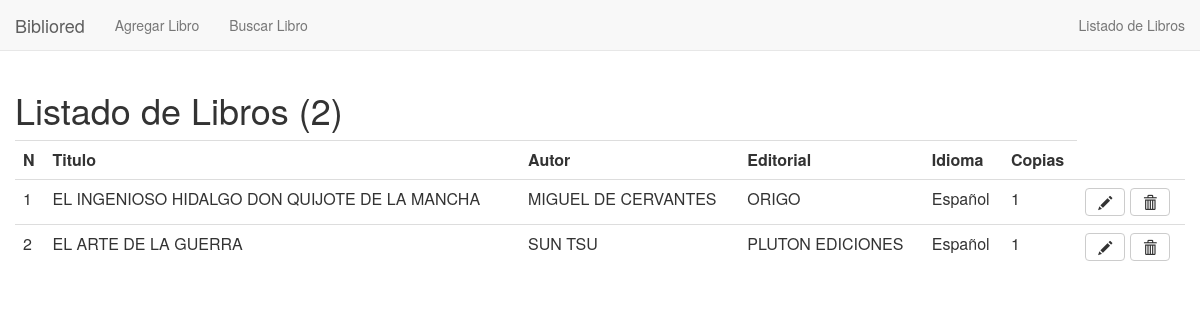
/mostrar_libros.php, run on the app's committed database.
### tables this page shows
CREATE TABLE `libros` (
  `id` int(11) NOT NULL,
  `titulo` varchar(100) NOT NULL,
  `autor` varchar(100) NOT NULL,
  `editorial` varchar(100) NOT NULL,
  `idioma` varchar(10) NOT NULL,
  `copias` int(4) NOT NULL
);

### Conexion.php (called while the page is built, shortened)
<?php
class Conexion {
   private $_user = "root";
   private $_pass = "";
   private $_nombreBase = "entrega2";
   private $_direccion = "localhost";
   private $_conex;
   public function __construct() {
      $this->_conex = @new mysqli($this->_direccion, $this->_user, $this->_pass, $this->_nombreBase);
      $this->_conex->query("set names 'utf8'");
   }
   public function query($sql) {
      return $this->datosColeccion($this->_conex->query($sql));
   }
   public function datosColeccion($data) {
      $datos = array();
      while ($fila = mysqli_fetch_assoc($data)) {
         array_push($datos, $fila);
      }
      return $datos;
   }
}
?>

### mostrar_libros.php (the view, shortened to what this page needs)
<?php
    include 'Conexion.php';
    $conex = new Conexion();
    $sql = "SELECT id, titulo, autor, editorial, idioma, copias FROM libros;";
    $datos = $conex->query($sql);
?>
<html>
    <head>
        <link href="css/bootstrap.min.css" rel="stylesheet">
    </head>
    <body>
        <div class="container">
            <div class="row">
                <h1>Listado de Libros (<?= count($datos)?>)</h1>
            </div>
            <?php if(count($datos)>0): ?>
            <div class="row">
                <table class="table">
                    <tr>
                        <th>N</th>
                        <th>Titulo</th>
                        <th>Autor</th>
                        <th>Editorial</th>
                        <th>Idioma</th>
                        <th>Copias</th>
                    </tr>
                    <?php $cont=1; foreach ($datos as $libro): ?>
                    <tr>
                        <td><?=$cont++?></td>
                        <td><?=$libro["titulo"]?></td>
                        <td><?=$libro["autor"]?></td>
                        <td><?=$libro["editorial"]?></td>
                        <td><?=$libro["idioma"]?></td>
                        <td><?=$libro["copias"]?></td>
                        <td><button type="submit" class="btn btn-default" aria-label="Editar">
                                <span class="glyphicon glyphicon-pencil" aria-hidden="true"></span>
                            </button>
                            <button type="button" class="btn btn-default" aria-label="Borrar" data-toggle="modal" data-target="#mdlBorrar" onclick="document.getElementById('idSend').value=<?=$libro['id']?>;document.getElementById('liTitulo').innerHTML='<?=$libro["titulo"]?>';document.getElementById('liAutor').innerHTML='<?=$libro["autor"]?>';document.getElementById('liEditorial').innerHTML='<?=$libro["editorial"]?>';">
                                <span class="glyphicon glyphicon-trash" aria-hidden="true"></span>
                            </button>
                        </td>
                    </tr>
                    <?php endforeach; ?>
                </table>
            </div>
            <?php else: ?>
            <div class="row">
                <h3>Ups, nada que mostrar por aca</h3>
            </div>
            <?php endif; ?>
        </div>
    </body>
</html>

### mostrar_libros.php (style rules this page uses)
body { padding-top: 70px; }

### data on the page
libros: titulo "EL INGENIOSO HIDALGO DON QUIJOTE DE LA MANCHA", autor "MIGUEL DE CERVANTES", editorial "ORIGO", idioma "Español", copias "1"
libros: titulo "EL ARTE DE LA GUERRA", autor "SUN TSU", editorial "PLUTON EDICIONES", idioma "Español", copias "1"

### other printed values
count($datos) "2"
